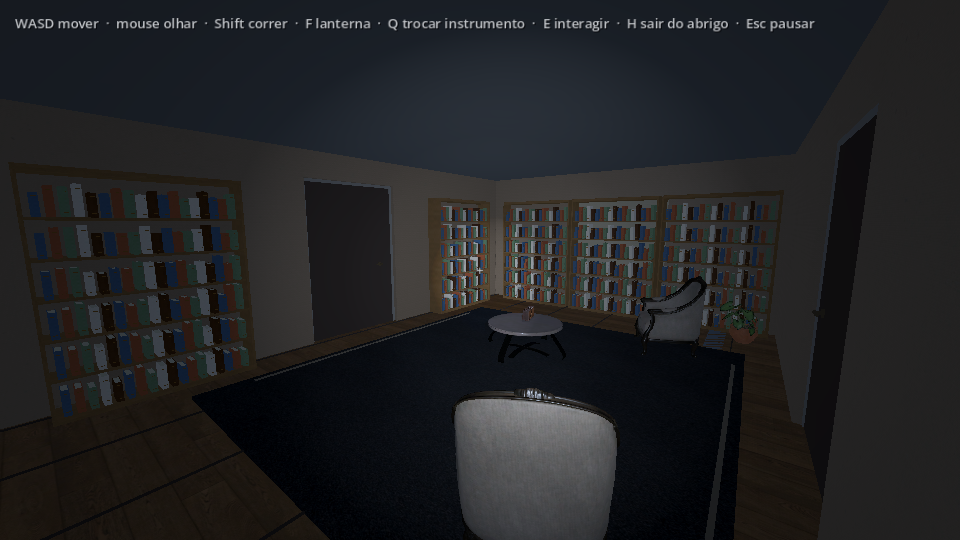
#> input picture paranormal-investigation-piloto-editor-jantar-20261017/qa/whole_house/previews/lanterna_on.png, 960 x 540 px
$ python compare_flashlight_pixels.py
#> lines starting #> are read from the running program, lines starting #| are printed output that depends on the picture; after the words box and inside, x2 and y2 are one past the last pixel; in counts of white or black regions, pixels touching at a corner belong together
#!/usr/bin/env python3
"""Readonly QA comparison for real 960x540 flashlight previews."""
from pathlib import Path
import json
import numpy as np
from PIL import Image

ROOT = Path(__file__).resolve().parent
ON_PATH = ROOT / "previews" / "lanterna_on.png"
OFF_PATH = ROOT / "previews" / "lanterna_off.png"
OUT_PATH = ROOT / "pixel_lighting_results.json"


def load(path):
    a = np.asarray(Image.open(path).convert("RGB"), dtype=np.uint8)
    if a.shape != (540, 960, 3):
        raise ValueError(f"{path} has {a.shape}, expected (540, 960, 3)")
    return a


def stats(x, mask):
    vals = x[mask]
    return {"pixels": int(vals.size), "mean": float(vals.mean()), "min": int(vals.min()), "max": int(vals.max())}


def main():
    on, off = load(ON_PATH), load(OFF_PATH)
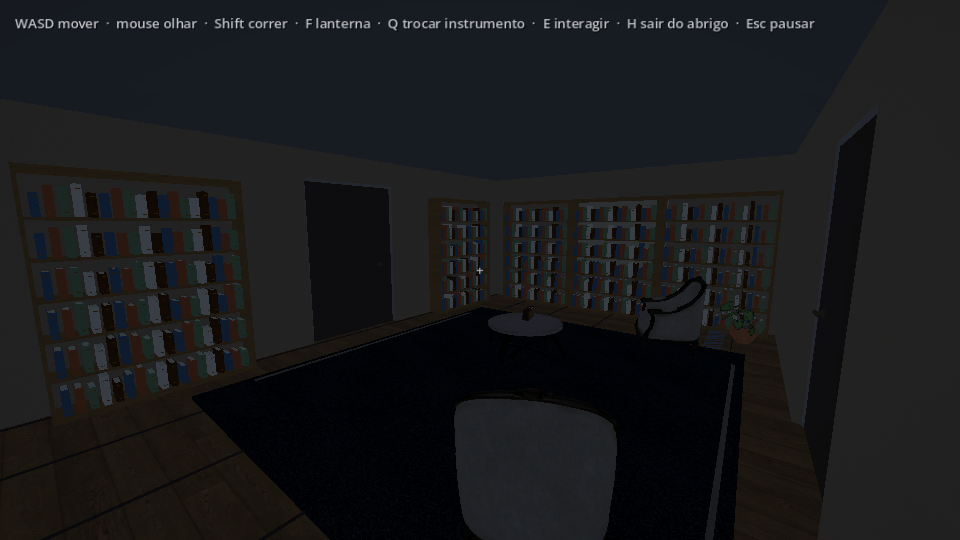
#> input picture paranormal-investigation-piloto-editor-jantar-20261017/qa/whole_house/previews/lanterna_off.png, 960 x 540 px
    h, w = on.shape[:2]
#> h = 540; w = 960
    yy, xx = np.ogrid[:h, :w]
#> yy = 540 values from 0 to 539
    # Exclude top HUD band and the central 20x20 crosshair from every comparison.
    valid = np.broadcast_to(yy >= 60, (h, w)).copy()
    cross = (np.abs(xx - w // 2) < 10) & (np.abs(yy - h // 2) < 10)
    valid &= ~cross
    delta = on.astype(np.int16) - off.astype(np.int16)
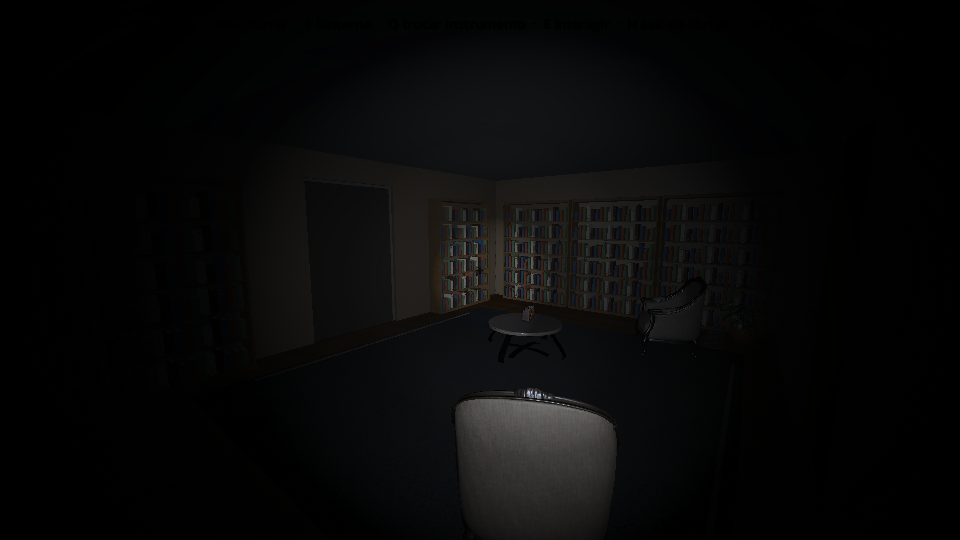
#> delta: shape (540, 960, 3) int16; mean R, G, B 8.5, 8.4, 8.4
    on_brighter = np.any(delta > 1, axis=2)
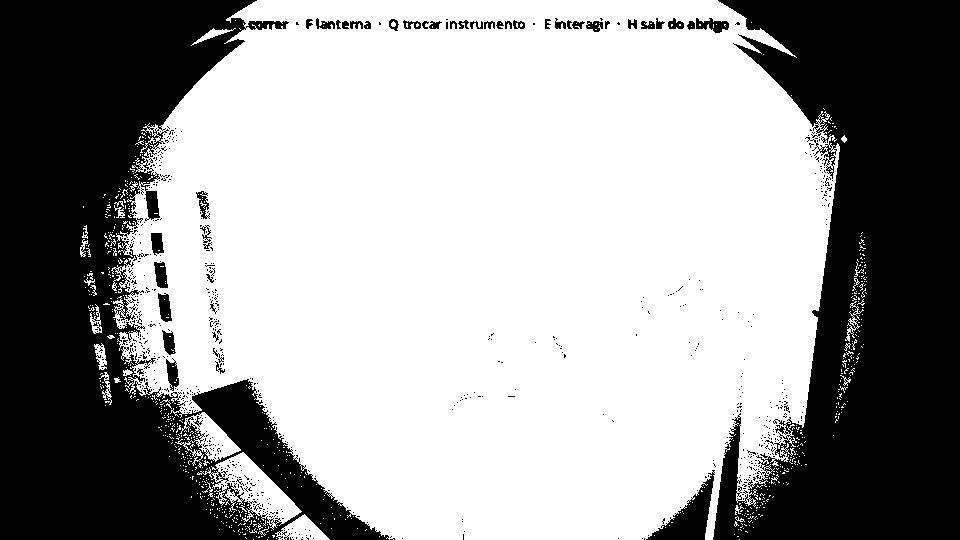
#> on_brighter: shape (540, 960) bool; 61.9% white; 747 black regions (699 under 20 px), largest, box (x1, y1, x2, y2) and area: (0, 0, 389, 540) 100827, (713, 0, 960, 540) 89518, (646, 470, 715, 540) 1786
    off_brighter = np.any(delta < -1, axis=2)  # violation of off <= on + 1/255
#> off_brighter: shape (540, 960) bool; every value is 0
    # sRGB-relative luminance, normalized to 0..1.
    lum_on = (0.2126 * on[..., 0] + 0.7152 * on[..., 1] + 0.0722 * on[..., 2]) / 255.0
    lum_off = (0.2126 * off[..., 0] + 0.7152 * off[..., 1] + 0.0722 * off[..., 2]) / 255.0
    lum_delta = lum_on - lum_off
    center = (xx >= int(w * .35)) & (xx < int(w * .65)) & (yy >= 60) & (yy < int(h * .85)) & ~cross
    periphery = valid & ~((xx >= int(w * .25)) & (xx < int(w * .75)) & (yy >= 60) & (yy < int(h * .85)))
    result = {
        "status": "FAIL" if bool(np.any(off_brighter & valid)) else "PASS",
        "inputs": {"on": str(ON_PATH), "off": str(OFF_PATH), "dimensions": [w, h], "format": "RGB derived from RGBA captures", "grain_strength": 0},
        "mask": {"excluded_top_hud_rows": 60, "excluded_crosshair": {"width": 20, "height": 20, "center": [w//2, h//2]}, "valid_pixels": int(valid.sum()), "total_pixels": int(valid.size)},
        "rgb_rule": "off <= on + 1/255 per channel (uint8 tolerance <= 1)",
        "rgb": {"pixels_on_claramente_mais_claro": int(np.sum(on_brighter & valid)), "fraction_on_claramente_mais_claro": float(np.mean(on_brighter[valid])), "pixels_off_violando_regra": int(np.sum(off_brighter & valid)), "fraction_off_violando_regra": float(np.mean(off_brighter[valid])), "max_off_minus_on_channel": int(np.max((-delta)[valid])), "mean_off_minus_on_channel": float(np.mean((-delta)[valid]))},
        "luminance_rule": "same directional comparison on Rec.709 relative luminance",
        "luminance": {"pixels_off_brighter": int(np.sum((lum_off > lum_on + 1/255) & valid)), "fraction_off_brighter": float(np.mean((lum_off > lum_on + 1/255)[valid])), "max_off_minus_on": float(np.max((-lum_delta)[valid])), "mean_off_minus_on": float(np.mean((-lum_delta)[valid]))},
        "mean_luminance": {"all_valid": {"on": float(lum_on[valid].mean()), "off": float(lum_off[valid].mean())}, "center": {"on": float(lum_on[center].mean()), "off": float(lum_off[center].mean()), "pixels": int(center.sum())}, "periphery": {"on": float(lum_on[periphery].mean()), "off": float(lum_off[periphery].mean()), "pixels": int(periphery.sum())}},
        "note": "PASS/FAIL is only the pixel rule; inspect previews if visual evidence contradicts the numeric result."
    }
    OUT_PATH.write_text(json.dumps(result, indent=2) + "\n")
    print(json.dumps(result, indent=2))
#> (printed output is left out)
    return 0 if result["status"] == "PASS" else 1

if __name__ == "__main__":
    raise SystemExit(main())
#> (the program exits here)
